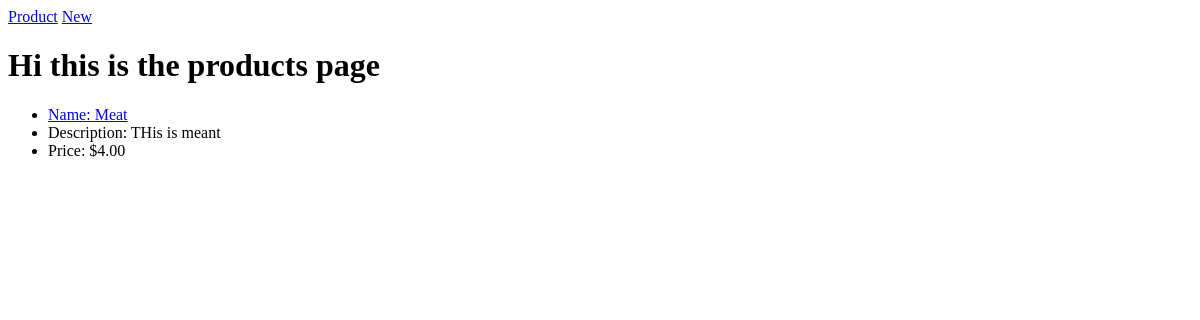
/products/, run on an earlier commit of the app's database.
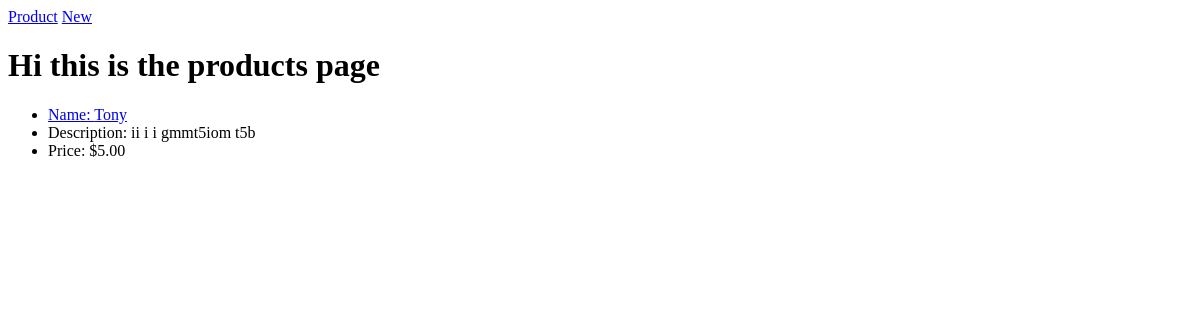
And on a later commit of the database.
### rainforest/models.py (models this page shows, shortened)
class Product(models.Model):
	name = models.CharField(max_length=255)
	description = models.TextField(max_length=500, validators=[min_length])
	price = models.IntegerField()
	def price_in_dollars(self):
		dollars = self.price
		return "${:.2f}".format(dollars)

### rainforest/views.py (the view)
# urls.py: path('products/', products, name='products_home'),
def products(request):
	product = Product.objects.all()
	context = {'product': product}
	return render(request, 'products.html', context)

### rainforest/templates/products.html
{% extends 'base.html'%}
{% block content %}
<h1>Hi this is the products page</h1>
{% for Product in product %}
<ul>
<li><a href="{% url 'products_show' id=Product.pk %}">Name: {{ Product.name }}</a></li>
<li>Description: {{Product.description}}</li>
<li>Price: {{Product.price_in_dollars}}</li>
</ul>
{% endfor %}
{% endblock %}

### rainforest/templates/base.html (shortened to what this page needs)
<!DOCTYPE html>
<html>
<head>
</head>
<body>
	<header>
	<a href="{% url 'products_home' %}">Product</a>
	<a href="{% url 'product_create' %}">New</a>
	</header>
	{% block content %}
	{% endblock %}
</body>
</html>

What changed in the data, as far as the page shows it:
removed Product: name "Meat", description "THis is meant", price_in_dollars "$4.00"
added Product: name "Tony", description "ii i i gmmt5iom t5b", price_in_dollars "$5.00"
